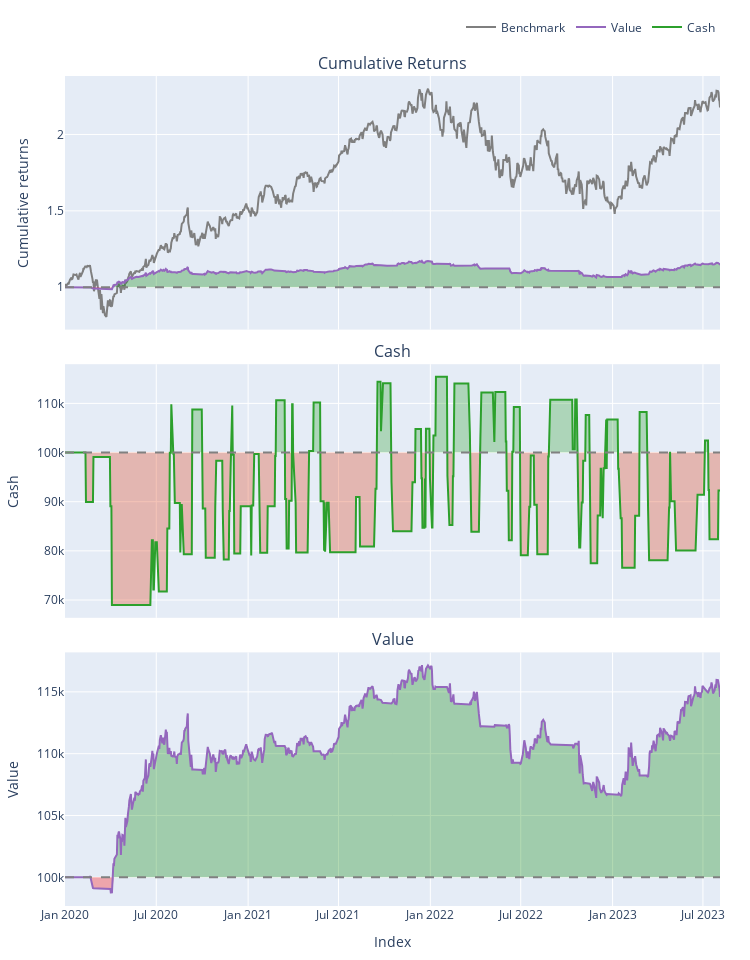

Notebook code for this chart:
### Code cell
unified_portfolio.plot(group_by=True, subplots=["cum_returns","cash","value"]).show(render="svg")

### Figure 1 — Plotly figure (JSON) as saved in the notebook; plotly's stock layout.template omitted (floating-point values rounded to 4 significant figures; data arrays with more than 128 entries replaced by an {"elided": "..."} marker saying what was removed)
{"data": [{"legendgroup": "0", "line": {"color": "#7f7f7f"}, "name": "Benchmark", "showlegend": true, "type": "scatter", "uid": "4b353de8-e562-4935-a581-3455bdf5f303", "x": {"elided": "905 str values"}, "xaxis": "x", "y": {"elided": "905 float values"}, "yaxis": "y"}, {"hoverinfo": "skip", "legendgroup": "1", "line": {"color": "rgba(0, 0, 0, 0)", "width": 0}, "opacity": 0, "showlegend": false, "type": "scatter", "uid": "5d4fdf27-94f4-441b-81c5-f9a2c4f6920e", "x": {"elided": "905 str values"}, "xaxis": "x", "y": {"elided": "905 int values"}, "yaxis": "y"}, {"connectgaps": false, "fill": "tonexty", "fillcolor": "rgba(0, 128, 0, 0.3)", "hoverinfo": "skip", "legendgroup": "1", "line": {"color": "rgba(0, 0, 0, 0)", "width": 0}, "opacity": 0, "showlegend": false, "type": "scatter", "uid": "01f8a9bc-1bdb-461f-b04f-2dcb3faaf581", "x": {"elided": "905 str values"}, "xaxis": "x", "y": {"elided": "905 float values"}, "yaxis": "y"}, {"hoverinfo": "skip", "legendgroup": "1", "line": {"color": "rgba(0, 0, 0, 0)", "width": 0}, "opacity": 0, "showlegend": false, "type": "scatter", "uid": "03fb20f3-d431-4c58-b93d-3f3f88b5ab88", "x": {"elided": "905 str values"}, "xaxis": "x", "y": {"elided": "905 int values"}, "yaxis": "y"}, {"connectgaps": false, "fill": "tonexty", "fillcolor": "rgba(255, 0, 0, 0.3)", "hoverinfo": "skip", "legendgroup": "1", "line": {"color": "rgba(0, 0, 0, 0)", "width": 0}, "opacity": 0, "showlegend": false, "type": "scatter", "uid": "e12b2b03-f638-414a-b94c-7eb3f171dad2", "x": {"elided": "905 str values"}, "xaxis": "x", "y": {"elided": "905 float values"}, "yaxis": "y"}, {"legendgroup": "2", "line": {"color": "#9467bd"}, "name": "Value", "showlegend": true, "type": "scatter", "uid": "72e55136-5c11-4adc-b8fc-3bca3a4217a5", "x": {"elided": "905 str values"}, "xaxis": "x", "y": {"elided": "905 float values"}, "yaxis": "y"}, {"hoverinfo": "skip", "legendgroup": "1", "line": {"color": "rgba(0, 0, 0, 0)", "width": 0}, "opacity": 0, "showlegend": false, "type": "scatter", "uid": "f79215e2-13fe-4e9e-8033-257d0142fc2e", "x": {"elided": "905 str values"}, "xaxis": "x", "y": {"elided": "905 int values"}, "yaxis": "y"}, {"hoverinfo": "skip", "legendgroup": "1", "line": {"color": "rgba(0, 0, 0, 0)", "width": 0}, "opacity": 0, "showlegend": false, "type": "scatter", "uid": "b3f90b4d-a113-45e2-bd08-f7719446ef2c", "x": {"elided": "905 str values"}, "xaxis": "x2", "y": {"elided": "905 int values"}, "yaxis": "y2"}, {"connectgaps": false, "fill": "tonexty", "fillcolor": "rgba(44,160,44,0.3000)", "hoverinfo": "skip", "legendgroup": "1", "line": {"color": "rgba(0, 0, 0, 0)", "width": 0}, "opacity": 0, "showlegend": false, "type": "scatter", "uid": "7c0aaa8d-eaf9-4f85-8a99-b079c6ee7644", "x": {"elided": "905 str values"}, "xaxis": "x2", "y": {"elided": "905 float values"}, "yaxis": "y2"}, {"hoverinfo": "skip", "legendgroup": "1", "line": {"color": "rgba(0, 0, 0, 0)", "width": 0}, "opacity": 0, "showlegend": false, "type": "scatter", "uid": "1eb62082-5b06-4db2-b5fe-db7838ed0564", "x": {"elided": "905 str values"}, "xaxis": "x2", "y": {"elided": "905 int values"}, "yaxis": "y2"}, {"connectgaps": false, "fill": "tonexty", "fillcolor": "rgba(220,57,18,0.3000)", "hoverinfo": "skip", "legendgroup": "1", "line": {"color": "rgba(0, 0, 0, 0)", "width": 0}, "opacity": 0, "showlegend": false, "type": "scatter", "uid": "fef008a6-1590-4d1e-8e36-fc52c8290eab", "x": {"elided": "905 str values"}, "xaxis": "x2", "y": {"elided": "905 float values"}, "yaxis": "y2"}, {"legendgroup": "3", "line": {"color": "#2ca02c"}, "name": "Cash", "showlegend": true, "type": "scatter", "uid": "d0447061-1c8d-4d73-b45f-9de66f8252a1", "x": {"elided": "905 str values"}, "xaxis": "x2", "y": {"elided": "905 float values"}, "yaxis": "y2"}, {"hoverinfo": "skip", "legendgroup": "1", "line": {"color": "rgba(0, 0, 0, 0)", "width": 0}, "opacity": 0, "showlegend": false, "type": "scatter", "uid": "c45eca81-0b6e-462b-bc3f-9a5003de3e25", "x": {"elided": "905 str values"}, "xaxis": "x2", "y": {"elided": "905 int values"}, "yaxis": "y2"}, {"hoverinfo": "skip", "legendgroup": "1", "line": {"color": "rgba(0, 0, 0, 0)", "width": 0}, "opacity": 0, "showlegend": false, "type": "scatter", "uid": "546e492d-1312-4080-a604-a9bdcb9d93c4", "x": {"elided": "905 str values"}, "xaxis": "x3", "y": {"elided": "905 int values"}, "yaxis": "y3"}, {"connectgaps": false, "fill": "tonexty", "fillcolor": "rgba(0, 128, 0, 0.3)", "hoverinfo": "skip", "legendgroup": "1", "line": {"color": "rgba(0, 0, 0, 0)", "width": 0}, "opacity": 0, "showlegend": false, "type": "scatter", "uid": "ffc450bc-027f-41ee-9f8a-bcd3b26b5ff9", "x": {"elided": "905 str values"}, "xaxis": "x3", "y": {"elided": "905 float values"}, "yaxis": "y3"}, {"hoverinfo": "skip", "legendgroup": "1", "line": {"color": "rgba(0, 0, 0, 0)", "width": 0}, "opacity": 0, "showlegend": false, "type": "scatter", "uid": "f5ac8fe4-4f7d-41b7-bd81-94348222ada9", "x": {"elided": "905 str values"}, "xaxis": "x3", "y": {"elided": "905 int values"}, "yaxis": "y3"}, {"connectgaps": false, "fill": "tonexty", "fillcolor": "rgba(255, 0, 0, 0.3)", "hoverinfo": "skip", "legendgroup": "1", "line": {"color": "rgba(0, 0, 0, 0)", "width": 0}, "opacity": 0, "showlegend": false, "type": "scatter", "uid": "612503db-b5ca-43e6-99c4-ffa7b0df69b7", "x": {"elided": "905 str values"}, "xaxis": "x3", "y": {"elided": "905 float values"}, "yaxis": "y3"}, {"legendgroup": "2", "line": {"color": "#9467bd"}, "name": "Value", "showlegend": false, "type": "scatter", "uid": "1d9f4911-50bc-4c4a-a7c9-27a3d8a57c77", "x": {"elided": "905 str values"}, "xaxis": "x3", "y": {"elided": "905 float values"}, "yaxis": "y3"}, {"hoverinfo": "skip", "legendgroup": "1", "line": {"color": "rgba(0, 0, 0, 0)", "width": 0}, "opacity": 0, "showlegend": false, "type": "scatter", "uid": "9650f8b1-00af-43d4-8946-6098be8c755e", "x": {"elided": "905 str values"}, "xaxis": "x3", "y": {"elided": "905 int values"}, "yaxis": "y3"}], "layout": {"annotations": [{"font": {"size": 16}, "showarrow": false, "text": "Cumulative Returns", "x": 0.5, "xanchor": "center", "xref": "paper", "y": 1, "yanchor": "bottom", "yref": "paper"}, {"font": {"size": 16}, "showarrow": false, "text": "Cash", "x": 0.5, "xanchor": "center", "xref": "paper", "y": 0.6528, "yanchor": "bottom", "yref": "paper"}, {"font": {"size": 16}, "showarrow": false, "text": "Value", "x": 0.5, "xanchor": "center", "xref": "paper", "y": 0.3056, "yanchor": "bottom", "yref": "paper"}], "height": 960, "legend": {"orientation": "h", "traceorder": "normal", "x": 1, "xanchor": "right", "y": 1.042, "yanchor": "bottom"}, "margin": {"b": 30, "l": 30, "r": 30, "t": 30}, "shapes": [{"line": {"color": "gray", "dash": "dash"}, "type": "line", "x0": 0, "x1": 1, "xref": "paper", "y0": 1, "y1": 1, "yref": "y"}, {"line": {"color": "gray", "dash": "dash"}, "type": "line", "x0": 0, "x1": 1, "xref": "paper", "y0": 100000, "y1": 100000, "yref": "y2"}, {"line": {"color": "gray", "dash": "dash"}, "type": "line", "x0": 0, "x1": 1, "xref": "paper", "y0": 100000, "y1": 100000, "yref": "y3"}], "showlegend": true, "width": 750, "xaxis": {"anchor": "y", "domain": [0, 1], "matches": "x3", "showticklabels": false}, "xaxis2": {"anchor": "y2", "domain": [0, 1], "matches": "x3", "showticklabels": false}, "xaxis3": {"anchor": "y3", "domain": [0, 1], "title": {"text": "Index"}}, "yaxis": {"anchor": "x", "domain": [0.6944, 1], "title": {"text": "Cumulative returns"}}, "yaxis2": {"anchor": "x2", "domain": [0.3472, 0.6528], "title": {"text": "Cash"}}, "yaxis3": {"anchor": "x3", "domain": [0, 0.3056], "title": {"text": "Value"}}}}
